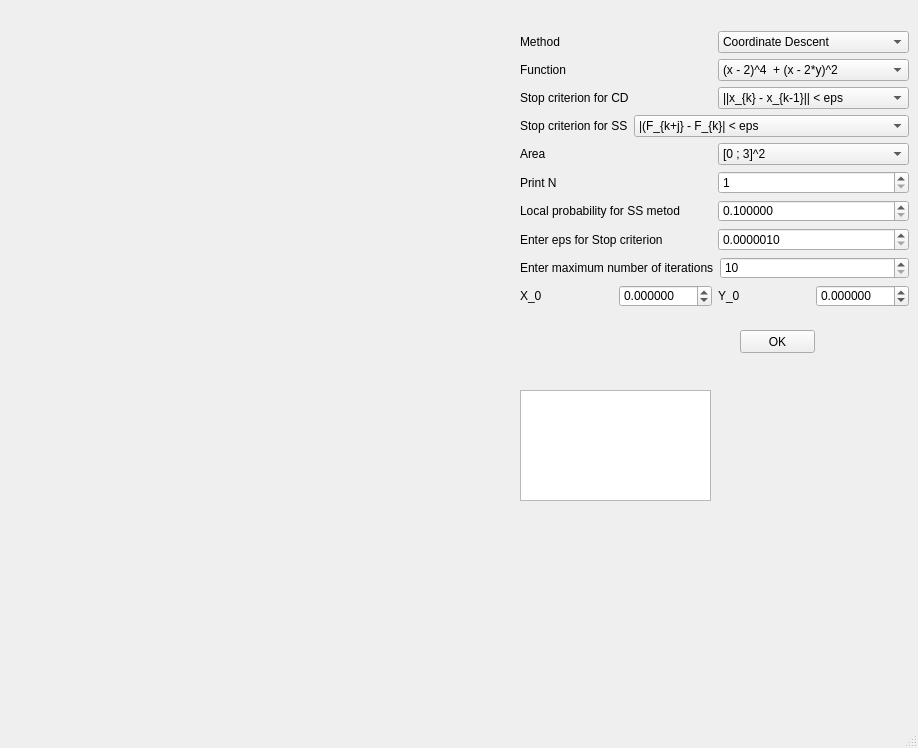
<?xml version="1.0" encoding="UTF-8"?>
<ui version="4.0">
 <class>MainWindow</class>
 <widget class="QMainWindow" name="MainWindow">
  <property name="geometry">
   <rect>
    <x>0</x>
    <y>0</y>
    <width>918</width>
    <height>748</height>
   </rect>
  </property>
  <property name="maximumSize">
   <size>
    <width>918</width>
    <height>748</height>
   </size>
  </property>
  <property name="windowTitle">
   <string>Graphics</string>
  </property>
  <widget class="QWidget" name="centralwidget">
   <widget class="QCustomPlot" name="customPlot" native="true">
    <property name="geometry">
     <rect>
      <x>-1</x>
      <y>19</y>
      <width>511</width>
      <height>671</height>
     </rect>
    </property>
   </widget>
   <widget class="QPushButton" name="pushButton_Ok">
    <property name="geometry">
     <rect>
      <x>740</x>
      <y>330</y>
      <width>75</width>
      <height>23</height>
     </rect>
    </property>
    <property name="text">
     <string>OK</string>
    </property>
   </widget>
   <widget class="QTextBrowser" name="textBrowser">
    <property name="geometry">
     <rect>
      <x>520</x>
      <y>390</y>
      <width>191</width>
      <height>111</height>
     </rect>
    </property>
   </widget>
   <widget class="QWidget" name="layoutWidget">
    <property name="geometry">
     <rect>
      <x>520</x>
      <y>31</y>
      <width>389</width>
      <height>276</height>
     </rect>
    </property>
    <layout class="QVBoxLayout" name="verticalLayout">
     <item>
      <layout class="QHBoxLayout" name="horizontalLayout_2">
       <item>
        <widget class="QLabel" name="label">
         <property name="text">
          <string>Method</string>
         </property>
        </widget>
       </item>
       <item>
        <widget class="QComboBox" name="comboBox_metod">
         <item>
          <property name="text">
           <string>Coordinate Descent</string>
          </property>
         </item>
         <item>
          <property name="text">
           <string>Stohastic Search</string>
          </property>
         </item>
        </widget>
       </item>
      </layout>
     </item>
     <item>
      <layout class="QHBoxLayout" name="horizontalLayout_3">
       <item>
        <widget class="QLabel" name="label_5">
         <property name="text">
          <string>Function</string>
         </property>
        </widget>
       </item>
       <item>
        <widget class="QComboBox" name="comboBox_function">
         <item>
          <property name="text">
           <string>(x - 2)^4  + (x - 2*y)^2</string>
          </property>
         </item>
         <item>
          <property name="text">
           <string>0.1*cos(10*(x^2 + y^2))</string>
          </property>
         </item>
         <item>
          <property name="text">
           <string>x^2 + y^2</string>
          </property>
         </item>
        </widget>
       </item>
      </layout>
     </item>
     <item>
      <layout class="QHBoxLayout" name="horizontalLayout_4">
       <item>
        <widget class="QLabel" name="label_6">
         <property name="text">
          <string>Stop criterion for CD</string>
         </property>
        </widget>
       </item>
       <item>
        <widget class="QComboBox" name="comboBox_Stop_crit_CD">
         <item>
          <property name="text">
           <string>||x_{k} - x_{k-1}|| &lt; eps</string>
          </property>
         </item>
         <item>
          <property name="text">
           <string>|| gr(F_k)|| &lt; eps</string>
          </property>
         </item>
         <item>
          <property name="text">
           <string>||(F_{k} - F_{k-1})/F_{k}|| &lt; eps</string>
          </property>
         </item>
        </widget>
       </item>
      </layout>
     </item>
     <item>
      <layout class="QHBoxLayout" name="horizontalLayout_5">
       <item>
        <widget class="QLabel" name="label_7">
         <property name="text">
          <string>Stop criterion for SS</string>
         </property>
        </widget>
       </item>
       <item>
        <widget class="QComboBox" name="comboBox_Stop_crit_SS">
         <item>
          <property name="text">
           <string>|(F_{k+j} - F_{k}| &lt; eps</string>
          </property>
         </item>
         <item>
          <property name="text">
           <string>Limit N on the numb of iter after the last improvement</string>
          </property>
         </item>
        </widget>
       </item>
      </layout>
     </item>
     <item>
      <layout class="QHBoxLayout" name="horizontalLayout_9">
       <item>
        <widget class="QLabel" name="label_8">
         <property name="text">
          <string>Area</string>
         </property>
        </widget>
       </item>
       <item>
        <widget class="QComboBox" name="comboBox_Area">
         <item>
          <property name="text">
           <string>[0 ; 3]^2</string>
          </property>
         </item>
         <item>
          <property name="text">
           <string>[0 ; 3]*[0; 6]</string>
          </property>
         </item>
         <item>
          <property name="text">
           <string>[-5 ; 5]^2</string>
          </property>
         </item>
        </widget>
       </item>
      </layout>
     </item>
     <item>
      <layout class="QHBoxLayout" name="horizontalLayout">
       <item>
        <widget class="QLabel" name="Print_N">
         <property name="text">
          <string>Print N</string>
         </property>
        </widget>
       </item>
       <item>
        <widget class="QSpinBox" name="Print_N_2">
         <property name="minimum">
          <number>1</number>
         </property>
         <property name="maximum">
          <number>1000</number>
         </property>
        </widget>
       </item>
      </layout>
     </item>
     <item>
      <layout class="QHBoxLayout" name="horizontalLayout_6">
       <item>
        <widget class="QLabel" name="label_2">
         <property name="text">
          <string>Local probability for SS metod</string>
         </property>
        </widget>
       </item>
       <item>
        <widget class="QDoubleSpinBox" name="prob">
         <property name="decimals">
          <number>6</number>
         </property>
         <property name="minimum">
          <double>0.100000000000000</double>
         </property>
         <property name="maximum">
          <double>1.000000000000000</double>
         </property>
         <property name="singleStep">
          <double>0.000001000000000</double>
         </property>
        </widget>
       </item>
      </layout>
     </item>
     <item>
      <layout class="QHBoxLayout" name="horizontalLayout_7">
       <item>
        <widget class="QLabel" name="label_3">
         <property name="text">
          <string>Enter eps for Stop criterion</string>
         </property>
        </widget>
       </item>
       <item>
        <widget class="QDoubleSpinBox" name="eps">
         <property name="decimals">
          <number>7</number>
         </property>
         <property name="minimum">
          <double>0.000001000000000</double>
         </property>
         <property name="maximum">
          <double>1.000000000000000</double>
         </property>
         <property name="singleStep">
          <double>0.000001000000000</double>
         </property>
        </widget>
       </item>
      </layout>
     </item>
     <item>
      <layout class="QHBoxLayout" name="horizontalLayout_8">
       <item>
        <widget class="QLabel" name="label_4">
         <property name="text">
          <string>Enter maximum number of iterations</string>
         </property>
        </widget>
       </item>
       <item>
        <widget class="QSpinBox" name="max_iter">
         <property name="minimum">
          <number>10</number>
         </property>
         <property name="maximum">
          <number>10000</number>
         </property>
         <property name="singleStep">
          <number>10</number>
         </property>
        </widget>
       </item>
      </layout>
     </item>
     <item>
      <layout class="QHBoxLayout" name="horizontalLayout_10">
       <item>
        <widget class="QLabel" name="label_9">
         <property name="text">
          <string>X_0</string>
         </property>
        </widget>
       </item>
       <item>
        <widget class="QDoubleSpinBox" name="x_0">
         <property name="decimals">
          <number>6</number>
         </property>
         <property name="minimum">
          <double>-99.000000000000000</double>
         </property>
         <property name="singleStep">
          <double>0.001000000000000</double>
         </property>
        </widget>
       </item>
       <item>
        <widget class="QLabel" name="label_10">
         <property name="text">
          <string>Y_0</string>
         </property>
        </widget>
       </item>
       <item>
        <widget class="QDoubleSpinBox" name="y_0">
         <property name="decimals">
          <number>6</number>
         </property>
         <property name="minimum">
          <double>-99.000000000000000</double>
         </property>
         <property name="singleStep">
          <double>0.001000000000000</double>
         </property>
        </widget>
       </item>
      </layout>
     </item>
    </layout>
   </widget>
  </widget>
  <widget class="QMenuBar" name="menubar">
   <property name="geometry">
    <rect>
     <x>0</x>
     <y>0</y>
     <width>918</width>
     <height>21</height>
    </rect>
   </property>
  </widget>
  <widget class="QStatusBar" name="statusbar"/>
 </widget>
 <customwidgets>
  <customwidget>
   <class>QCustomPlot</class>
   <extends>QWidget</extends>
   <header>qcustomplot.h</header>
   <container>1</container>
  </customwidget>
 </customwidgets>
 <resources/>
 <connections/>
</ui>
